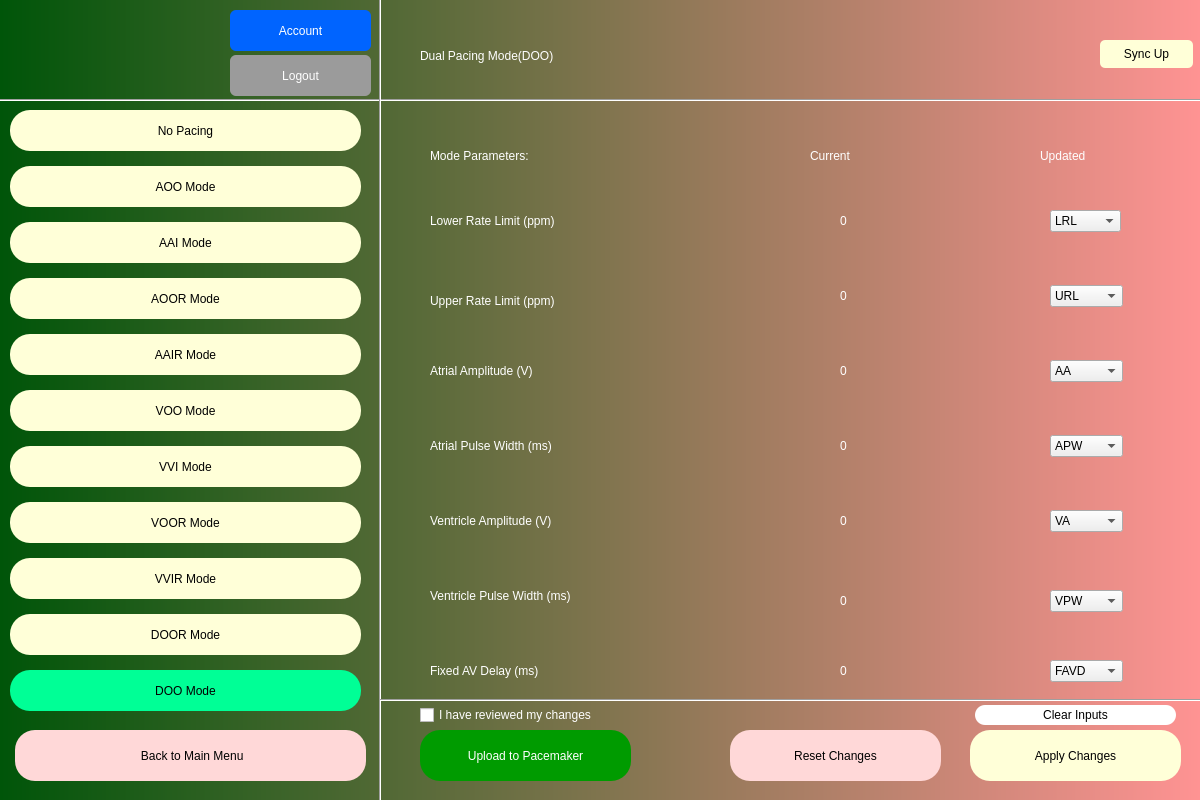
<?xml version="1.0" encoding="UTF-8"?>
<ui version="4.0">
 <class>Dialog</class>
 <widget class="QDialog" name="Dialog">
  <property name="geometry">
   <rect>
    <x>0</x>
    <y>0</y>
    <width>1200</width>
    <height>800</height>
   </rect>
  </property>
  <property name="windowTitle">
   <string>Dialog</string>
  </property>
  <widget class="QWidget" name="bgwidget" native="true">
   <property name="geometry">
    <rect>
     <x>0</x>
     <y>0</y>
     <width>1200</width>
     <height>800</height>
    </rect>
   </property>
   <property name="styleSheet">
    <string notr="true">QWidget#bgwidget{
background-color:qlineargradient(spread:pad, x1:0, y1:0.5, x2:1, y2:0.5, stop:0 rgba(0, 85, 9, 255), stop:1 rgba(255, 147, 147, 255));}</string>
   </property>
   <widget class="QLabel" name="label">
    <property name="geometry">
     <rect>
      <x>420</x>
      <y>0</y>
      <width>481</width>
      <height>111</height>
     </rect>
    </property>
    <property name="styleSheet">
     <string notr="true">font: 24pt &quot;Arial&quot;; color:rgb(255, 255, 255)
</string>
    </property>
    <property name="text">
     <string>Dual Pacing Mode(DOO)</string>
    </property>
   </widget>
   <widget class="QLabel" name="label_2">
    <property name="geometry">
     <rect>
      <x>430</x>
      <y>100</y>
      <width>451</width>
      <height>111</height>
     </rect>
    </property>
    <property name="styleSheet">
     <string notr="true">font: 18pt &quot;Arial&quot;; color:rgb(255, 255, 255)
</string>
    </property>
    <property name="text">
     <string>Mode Parameters:</string>
    </property>
   </widget>
   <widget class="QLabel" name="connected">
    <property name="geometry">
     <rect>
      <x>950</x>
      <y>30</y>
      <width>241</width>
      <height>51</height>
     </rect>
    </property>
    <property name="styleSheet">
     <string notr="true">font: 14pt &quot;Arial&quot;; color:rgb(0, 255, 0)
</string>
    </property>
    <property name="text">
     <string/>
    </property>
   </widget>
   <widget class="QLabel" name="disconnected">
    <property name="geometry">
     <rect>
      <x>950</x>
      <y>30</y>
      <width>241</width>
      <height>51</height>
     </rect>
    </property>
    <property name="styleSheet">
     <string notr="true">font: 14pt &quot;Arial&quot;; color:rgb(255, 0, 0)
</string>
    </property>
    <property name="text">
     <string/>
    </property>
   </widget>
   <widget class="QLabel" name="pacemaker_number">
    <property name="geometry">
     <rect>
      <x>10</x>
      <y>40</y>
      <width>241</width>
      <height>51</height>
     </rect>
    </property>
    <property name="styleSheet">
     <string notr="true">font: 10pt &quot;Arial&quot;; color:rgb(255,255,255)
</string>
    </property>
    <property name="text">
     <string/>
    </property>
   </widget>
   <widget class="QLabel" name="label_6">
    <property name="geometry">
     <rect>
      <x>430</x>
      <y>200</y>
      <width>231</width>
      <height>41</height>
     </rect>
    </property>
    <property name="styleSheet">
     <string notr="true">font: 12pt &quot;Arial&quot;; color:rgb(255, 255, 255)
</string>
    </property>
    <property name="text">
     <string>Lower Rate Limit (ppm)</string>
    </property>
   </widget>
   <widget class="QLabel" name="label_7">
    <property name="geometry">
     <rect>
      <x>430</x>
      <y>275</y>
      <width>211</width>
      <height>51</height>
     </rect>
    </property>
    <property name="styleSheet">
     <string notr="true">font: 12pt &quot;Arial&quot;; color:rgb(255, 255, 255)
</string>
    </property>
    <property name="text">
     <string>Upper Rate Limit (ppm)</string>
    </property>
   </widget>
   <widget class="QLabel" name="label_8">
    <property name="geometry">
     <rect>
      <x>430</x>
      <y>350</y>
      <width>261</width>
      <height>41</height>
     </rect>
    </property>
    <property name="styleSheet">
     <string notr="true">font: 12pt &quot;Arial&quot;; color:rgb(255, 255, 255)
</string>
    </property>
    <property name="text">
     <string>Atrial Amplitude (V)</string>
    </property>
   </widget>
   <widget class="QLabel" name="label_9">
    <property name="geometry">
     <rect>
      <x>430</x>
      <y>425</y>
      <width>211</width>
      <height>41</height>
     </rect>
    </property>
    <property name="styleSheet">
     <string notr="true">font: 12pt &quot;Arial&quot;; color:rgb(255, 255, 255)
</string>
    </property>
    <property name="text">
     <string>Atrial Pulse Width (ms)</string>
    </property>
   </widget>
   <widget class="QLabel" name="label_13">
    <property name="geometry">
     <rect>
      <x>810</x>
      <y>100</y>
      <width>451</width>
      <height>111</height>
     </rect>
    </property>
    <property name="styleSheet">
     <string notr="true">font: 14pt &quot;Arial&quot;; color:rgb(255, 255, 255)
</string>
    </property>
    <property name="text">
     <string>Current</string>
    </property>
   </widget>
   <widget class="QLabel" name="label_14">
    <property name="geometry">
     <rect>
      <x>1040</x>
      <y>100</y>
      <width>451</width>
      <height>111</height>
     </rect>
    </property>
    <property name="styleSheet">
     <string notr="true">font: 14pt &quot;Arial&quot;; color:rgb(255, 255, 255)
</string>
    </property>
    <property name="text">
     <string>Updated</string>
    </property>
   </widget>
   <widget class="Line" name="line">
    <property name="geometry">
     <rect>
      <x>-13</x>
      <y>90</y>
      <width>1321</width>
      <height>20</height>
     </rect>
    </property>
    <property name="orientation">
     <enum>Qt::Horizontal</enum>
    </property>
   </widget>
   <widget class="Line" name="line_2">
    <property name="geometry">
     <rect>
      <x>370</x>
      <y>-10</y>
      <width>21</width>
      <height>861</height>
     </rect>
    </property>
    <property name="orientation">
     <enum>Qt::Vertical</enum>
    </property>
   </widget>
   <widget class="QPushButton" name="ApplyChanges">
    <property name="geometry">
     <rect>
      <x>970</x>
      <y>730</y>
      <width>211</width>
      <height>51</height>
     </rect>
    </property>
    <property name="styleSheet">
     <string notr="true">border-radius: 20px;
color: rgb(0,0,0);
background-color: rgb(255, 255, 216);
font: 12pt &quot;Arial&quot;;</string>
    </property>
    <property name="text">
     <string>Apply Changes</string>
    </property>
   </widget>
   <widget class="QPushButton" name="ResetChanges">
    <property name="geometry">
     <rect>
      <x>730</x>
      <y>730</y>
      <width>211</width>
      <height>51</height>
     </rect>
    </property>
    <property name="styleSheet">
     <string notr="true">border-radius: 20px;
color: rgb(0,0,0);
background-color: rgb(255, 216, 216);
font: 12pt &quot;Arial&quot;;</string>
    </property>
    <property name="text">
     <string>Reset Changes</string>
    </property>
   </widget>
   <widget class="QCheckBox" name="checkBox">
    <property name="geometry">
     <rect>
      <x>420</x>
      <y>705</y>
      <width>191</width>
      <height>20</height>
     </rect>
    </property>
    <property name="styleSheet">
     <string notr="true">color: rgb(255,255,255)</string>
    </property>
    <property name="text">
     <string>I have reviewed my changes </string>
    </property>
   </widget>
   <widget class="QPushButton" name="aai">
    <property name="geometry">
     <rect>
      <x>10</x>
      <y>222</y>
      <width>351</width>
      <height>41</height>
     </rect>
    </property>
    <property name="styleSheet">
     <string notr="true">border-radius: 20px;
color: rgb(0,0,0);
background-color: rgb(255, 255, 216);
font: 12pt &quot;Arial&quot;;</string>
    </property>
    <property name="text">
     <string>AAI Mode</string>
    </property>
   </widget>
   <widget class="QLabel" name="LRL_Current">
    <property name="geometry">
     <rect>
      <x>840</x>
      <y>210</y>
      <width>71</width>
      <height>21</height>
     </rect>
    </property>
    <property name="styleSheet">
     <string notr="true">color: rgb(255,255,255);
font: 12pt &quot;MS Shell Dlg 2&quot;;</string>
    </property>
    <property name="text">
     <string>0</string>
    </property>
   </widget>
   <widget class="QLabel" name="URL_Current">
    <property name="geometry">
     <rect>
      <x>840</x>
      <y>285</y>
      <width>71</width>
      <height>21</height>
     </rect>
    </property>
    <property name="styleSheet">
     <string notr="true">color: rgb(255,255,255);
font: 12pt &quot;MS Shell Dlg 2&quot;;</string>
    </property>
    <property name="text">
     <string>0</string>
    </property>
   </widget>
   <widget class="QLabel" name="AA_Current">
    <property name="geometry">
     <rect>
      <x>840</x>
      <y>360</y>
      <width>71</width>
      <height>21</height>
     </rect>
    </property>
    <property name="styleSheet">
     <string notr="true">color: rgb(255,255,255);
font: 12pt &quot;MS Shell Dlg 2&quot;;</string>
    </property>
    <property name="text">
     <string>0</string>
    </property>
   </widget>
   <widget class="QLabel" name="APW_Current">
    <property name="geometry">
     <rect>
      <x>840</x>
      <y>435</y>
      <width>71</width>
      <height>21</height>
     </rect>
    </property>
    <property name="styleSheet">
     <string notr="true">color: rgb(255,255,255);
font: 12pt &quot;MS Shell Dlg 2&quot;;</string>
    </property>
    <property name="text">
     <string>0</string>
    </property>
   </widget>
   <widget class="QPushButton" name="aoo">
    <property name="geometry">
     <rect>
      <x>10</x>
      <y>166</y>
      <width>351</width>
      <height>41</height>
     </rect>
    </property>
    <property name="styleSheet">
     <string notr="true">border-radius: 20px;
color: rgb(0,0,0);

background-color: rgb(255, 255, 216);
font: 12pt &quot;Arial&quot;;</string>
    </property>
    <property name="text">
     <string>AOO Mode</string>
    </property>
   </widget>
   <widget class="QPushButton" name="logout">
    <property name="geometry">
     <rect>
      <x>230</x>
      <y>55</y>
      <width>141</width>
      <height>41</height>
     </rect>
    </property>
    <property name="styleSheet">
     <string notr="true">border-radius: 6px;

color: rgb(255,255,255);
background-color: rgb(155, 155, 155);
font: 75 12pt &quot;Arial&quot;;</string>
    </property>
    <property name="text">
     <string>Logout</string>
    </property>
   </widget>
   <widget class="QLabel" name="user_display">
    <property name="geometry">
     <rect>
      <x>10</x>
      <y>0</y>
      <width>161</width>
      <height>41</height>
     </rect>
    </property>
    <property name="styleSheet">
     <string notr="true">font: 12pt &quot;Arial&quot;; color:rgb(255, 255, 255)
</string>
    </property>
    <property name="text">
     <string/>
    </property>
   </widget>
   <widget class="QPushButton" name="account">
    <property name="geometry">
     <rect>
      <x>230</x>
      <y>10</y>
      <width>141</width>
      <height>41</height>
     </rect>
    </property>
    <property name="styleSheet">
     <string notr="true">border-radius: 6px;

color: rgb(255,255,255);
background-color: rgb(0, 100, 255);
font: 75 12pt &quot;Arial&quot;;</string>
    </property>
    <property name="text">
     <string>Account</string>
    </property>
   </widget>
   <widget class="QPushButton" name="voo">
    <property name="geometry">
     <rect>
      <x>10</x>
      <y>390</y>
      <width>351</width>
      <height>41</height>
     </rect>
    </property>
    <property name="styleSheet">
     <string notr="true">border-radius: 20px;
color: rgb(0,0,0);
background-color: rgb(255, 255, 216);
font: 12pt &quot;Arial&quot;;</string>
    </property>
    <property name="text">
     <string>VOO Mode</string>
    </property>
   </widget>
   <widget class="QPushButton" name="vvi">
    <property name="geometry">
     <rect>
      <x>10</x>
      <y>446</y>
      <width>351</width>
      <height>41</height>
     </rect>
    </property>
    <property name="styleSheet">
     <string notr="true">border-radius: 20px;
color: rgb(0,0,0);
background-color: rgb(255, 255, 216);
font: 12pt &quot;Arial&quot;;</string>
    </property>
    <property name="text">
     <string>VVI Mode</string>
    </property>
   </widget>
   <widget class="QLabel" name="INVALID">
    <property name="geometry">
     <rect>
      <x>960</x>
      <y>210</y>
      <width>81</width>
      <height>31</height>
     </rect>
    </property>
    <property name="styleSheet">
     <string notr="true">font: 8pt &quot;Arial&quot;; color:rgb(255, 0, 0)
</string>
    </property>
    <property name="text">
     <string/>
    </property>
   </widget>
   <widget class="QLabel" name="INVALID_2">
    <property name="geometry">
     <rect>
      <x>960</x>
      <y>285</y>
      <width>81</width>
      <height>31</height>
     </rect>
    </property>
    <property name="styleSheet">
     <string notr="true">font: 8pt &quot;Arial&quot;; color:rgb(255, 0, 0)
</string>
    </property>
    <property name="text">
     <string/>
    </property>
   </widget>
   <widget class="QLabel" name="INVALID_3">
    <property name="geometry">
     <rect>
      <x>960</x>
      <y>360</y>
      <width>61</width>
      <height>31</height>
     </rect>
    </property>
    <property name="styleSheet">
     <string notr="true">font: 8pt &quot;Arial&quot;; color:rgb(255, 0, 0)
</string>
    </property>
    <property name="text">
     <string/>
    </property>
   </widget>
   <widget class="QLabel" name="INVALID_4">
    <property name="geometry">
     <rect>
      <x>960</x>
      <y>435</y>
      <width>81</width>
      <height>31</height>
     </rect>
    </property>
    <property name="styleSheet">
     <string notr="true">font: 8pt &quot;Arial&quot;; color:rgb(255, 0, 0)
</string>
    </property>
    <property name="text">
     <string/>
    </property>
   </widget>
   <widget class="Line" name="line_3">
    <property name="geometry">
     <rect>
      <x>380</x>
      <y>690</y>
      <width>981</width>
      <height>20</height>
     </rect>
    </property>
    <property name="orientation">
     <enum>Qt::Horizontal</enum>
    </property>
   </widget>
   <widget class="QPushButton" name="update_pm">
    <property name="geometry">
     <rect>
      <x>420</x>
      <y>730</y>
      <width>211</width>
      <height>51</height>
     </rect>
    </property>
    <property name="styleSheet">
     <string notr="true">border-radius: 20px;
color: rgb(255,255,255);
background-color: rgb(0, 155, 0);
font: 12pt &quot;Arial&quot;;</string>
    </property>
    <property name="text">
     <string>Upload to Pacemaker</string>
    </property>
   </widget>
   <widget class="QLabel" name="INVALID_5">
    <property name="geometry">
     <rect>
      <x>610</x>
      <y>700</y>
      <width>241</width>
      <height>31</height>
     </rect>
    </property>
    <property name="styleSheet">
     <string notr="true">font: 8pt &quot;Arial&quot;; color:rgb(255, 0, 0)
</string>
    </property>
    <property name="text">
     <string/>
    </property>
   </widget>
   <widget class="QPushButton" name="Back">
    <property name="geometry">
     <rect>
      <x>15</x>
      <y>730</y>
      <width>351</width>
      <height>51</height>
     </rect>
    </property>
    <property name="styleSheet">
     <string notr="true">border-radius: 20px;
color: rgb(0,0,0);
background-color: rgb(255, 216, 216);
font: 12pt &quot;Arial&quot;;</string>
    </property>
    <property name="text">
     <string> Back to Main Menu</string>
    </property>
   </widget>
   <widget class="QComboBox" name="LRL">
    <property name="geometry">
     <rect>
      <x>1050</x>
      <y>210</y>
      <width>71</width>
      <height>22</height>
     </rect>
    </property>
    <item>
     <property name="text">
      <string>LRL</string>
     </property>
    </item>
    <item>
     <property name="text">
      <string>30</string>
     </property>
    </item>
    <item>
     <property name="text">
      <string>35</string>
     </property>
    </item>
    <item>
     <property name="text">
      <string>40</string>
     </property>
    </item>
    <item>
     <property name="text">
      <string>45</string>
     </property>
    </item>
    <item>
     <property name="text">
      <string>50</string>
     </property>
    </item>
    <item>
     <property name="text">
      <string>51</string>
     </property>
    </item>
    <item>
     <property name="text">
      <string>52</string>
     </property>
    </item>
    <item>
     <property name="text">
      <string>53</string>
     </property>
    </item>
    <item>
     <property name="text">
      <string>54</string>
     </property>
    </item>
    <item>
     <property name="text">
      <string>55</string>
     </property>
    </item>
    <item>
     <property name="text">
      <string>56</string>
     </property>
    </item>
    <item>
     <property name="text">
      <string>57</string>
     </property>
    </item>
    <item>
     <property name="text">
      <string>58</string>
     </property>
    </item>
    <item>
     <property name="text">
      <string>59</string>
     </property>
    </item>
    <item>
     <property name="text">
      <string>60</string>
     </property>
    </item>
    <item>
     <property name="text">
      <string>61</string>
     </property>
    </item>
    <item>
     <property name="text">
      <string>62</string>
     </property>
    </item>
    <item>
     <property name="text">
      <string>63</string>
     </property>
    </item>
    <item>
     <property name="text">
      <string>64</string>
     </property>
    </item>
    <item>
     <property name="text">
      <string>65</string>
     </property>
    </item>
    <item>
     <property name="text">
      <string>67</string>
     </property>
    </item>
    <item>
     <property name="text">
      <string>68</string>
     </property>
    </item>
    <item>
     <property name="text">
      <string>69</string>
     </property>
    </item>
    <item>
     <property name="text">
      <string>70</string>
     </property>
    </item>
    <item>
     <property name="text">
      <string>71</string>
     </property>
    </item>
    <item>
     <property name="text">
      <string>72</string>
     </property>
    </item>
    <item>
     <property name="text">
      <string>73</string>
     </property>
    </item>
    <item>
     <property name="text">
      <string>74</string>
     </property>
    </item>
    <item>
     <property name="text">
      <string>75</string>
     </property>
    </item>
    <item>
     <property name="text">
      <string>76</string>
     </property>
    </item>
    <item>
     <property name="text">
      <string>77</string>
     </property>
    </item>
    <item>
     <property name="text">
      <string>78</string>
     </property>
    </item>
    <item>
     <property name="text">
      <string>79</string>
     </property>
    </item>
    <item>
     <property name="text">
      <string>80</string>
     </property>
    </item>
    <item>
     <property name="text">
      <string>81</string>
     </property>
    </item>
    <item>
     <property name="text">
      <string>82</string>
     </property>
    </item>
    <item>
     <property name="text">
      <string>83</string>
     </property>
    </item>
    <item>
     <property name="text">
      <string>84</string>
     </property>
    </item>
    <item>
     <property name="text">
      <string>85</string>
     </property>
    </item>
    <item>
     <property name="text">
      <string>86</string>
     </property>
    </item>
    <item>
     <property name="text">
      <string>87</string>
     </property>
    </item>
    <item>
     <property name="text">
      <string>88</string>
     </property>
    </item>
    <item>
     <property name="text">
      <string>89</string>
     </property>
    </item>
    <item>
     <property name="text">
      <string>90</string>
     </property>
    </item>
    <item>
     <property name="text">
      <string>95</string>
     </property>
    </item>
    <item>
     <property name="text">
      <string>105</string>
     </property>
    </item>
    <item>
     <property name="text">
      <string>110</string>
     </property>
    </item>
    <item>
     <property name="text">
      <string>115</string>
     </property>
    </item>
    <item>
     <property name="text">
      <string>120</string>
     </property>
    </item>
    <item>
     <property name="text">
      <string>125</string>
     </property>
    </item>
    <item>
     <property name="text">
      <string>130</string>
     </property>
    </item>
    <item>
     <property name="text">
      <string>135</string>
     </property>
    </item>
    <item>
     <property name="text">
      <string>140</string>
     </property>
    </item>
    <item>
     <property name="text">
      <string>145</string>
     </property>
    </item>
    <item>
     <property name="text">
      <string>150</string>
     </property>
    </item>
    <item>
     <property name="text">
      <string>155</string>
     </property>
    </item>
    <item>
     <property name="text">
      <string>160</string>
     </property>
    </item>
    <item>
     <property name="text">
      <string>165</string>
     </property>
    </item>
    <item>
     <property name="text">
      <string>170</string>
     </property>
    </item>
    <item>
     <property name="text">
      <string>175</string>
     </property>
    </item>
   </widget>
   <widget class="QComboBox" name="URL">
    <property name="geometry">
     <rect>
      <x>1050</x>
      <y>285</y>
      <width>73</width>
      <height>22</height>
     </rect>
    </property>
    <item>
     <property name="text">
      <string>URL</string>
     </property>
    </item>
    <item>
     <property name="text">
      <string>50</string>
     </property>
    </item>
    <item>
     <property name="text">
      <string>55</string>
     </property>
    </item>
    <item>
     <property name="text">
      <string>60</string>
     </property>
    </item>
    <item>
     <property name="text">
      <string>65</string>
     </property>
    </item>
    <item>
     <property name="text">
      <string>70</string>
     </property>
    </item>
    <item>
     <property name="text">
      <string>75</string>
     </property>
    </item>
    <item>
     <property name="text">
      <string>80</string>
     </property>
    </item>
    <item>
     <property name="text">
      <string>85</string>
     </property>
    </item>
    <item>
     <property name="text">
      <string>90</string>
     </property>
    </item>
    <item>
     <property name="text">
      <string>95</string>
     </property>
    </item>
    <item>
     <property name="text">
      <string>100</string>
     </property>
    </item>
    <item>
     <property name="text">
      <string>105</string>
     </property>
    </item>
    <item>
     <property name="text">
      <string>110</string>
     </property>
    </item>
    <item>
     <property name="text">
      <string>115</string>
     </property>
    </item>
    <item>
     <property name="text">
      <string>120</string>
     </property>
    </item>
    <item>
     <property name="text">
      <string>125</string>
     </property>
    </item>
    <item>
     <property name="text">
      <string>130</string>
     </property>
    </item>
    <item>
     <property name="text">
      <string>135</string>
     </property>
    </item>
    <item>
     <property name="text">
      <string>140</string>
     </property>
    </item>
    <item>
     <property name="text">
      <string>145</string>
     </property>
    </item>
    <item>
     <property name="text">
      <string>150</string>
     </property>
    </item>
    <item>
     <property name="text">
      <string>155</string>
     </property>
    </item>
    <item>
     <property name="text">
      <string>160</string>
     </property>
    </item>
    <item>
     <property name="text">
      <string>165</string>
     </property>
    </item>
    <item>
     <property name="text">
      <string>170</string>
     </property>
    </item>
    <item>
     <property name="text">
      <string>175</string>
     </property>
    </item>
   </widget>
   <widget class="QComboBox" name="AA">
    <property name="geometry">
     <rect>
      <x>1050</x>
      <y>360</y>
      <width>73</width>
      <height>22</height>
     </rect>
    </property>
    <item>
     <property name="text">
      <string>AA</string>
     </property>
    </item>
    <item>
     <property name="text">
      <string>0.0</string>
     </property>
    </item>
    <item>
     <property name="text">
      <string>0.5</string>
     </property>
    </item>
    <item>
     <property name="text">
      <string>0.6</string>
     </property>
    </item>
    <item>
     <property name="text">
      <string>0.7</string>
     </property>
    </item>
    <item>
     <property name="text">
      <string>0.8</string>
     </property>
    </item>
    <item>
     <property name="text">
      <string>0.9</string>
     </property>
    </item>
    <item>
     <property name="text">
      <string>1.0</string>
     </property>
    </item>
    <item>
     <property name="text">
      <string>1.1</string>
     </property>
    </item>
    <item>
     <property name="text">
      <string>1.2</string>
     </property>
    </item>
    <item>
     <property name="text">
      <string>1.3</string>
     </property>
    </item>
    <item>
     <property name="text">
      <string>1.4</string>
     </property>
    </item>
    <item>
     <property name="text">
      <string>1.5</string>
     </property>
    </item>
    <item>
     <property name="text">
      <string>1.6</string>
     </property>
    </item>
    <item>
     <property name="text">
      <string>1.7</string>
     </property>
    </item>
    <item>
     <property name="text">
      <string>1.8</string>
     </property>
    </item>
    <item>
     <property name="text">
      <string>1.9</string>
     </property>
    </item>
    <item>
     <property name="text">
      <string>2.0</string>
     </property>
    </item>
    <item>
     <property name="text">
      <string>2.1</string>
     </property>
    </item>
    <item>
     <property name="text">
      <string>2.2</string>
     </property>
    </item>
    <item>
     <property name="text">
      <string>2.3</string>
     </property>
    </item>
    <item>
     <property name="text">
      <string>2.4</string>
     </property>
    </item>
    <item>
     <property name="text">
      <string>2.5</string>
     </property>
    </item>
    <item>
     <property name="text">
      <string>2.6</string>
     </property>
    </item>
    <item>
     <property name="text">
      <string>2.7</string>
     </property>
    </item>
    <item>
     <property name="text">
      <string>2.8</string>
     </property>
    </item>
    <item>
     <property name="text">
      <string>2.9</string>
     </property>
    </item>
    <item>
     <property name="text">
      <string>3.0</string>
     </property>
    </item>
    <item>
     <property name="text">
      <string>3.1</string>
     </property>
    </item>
    <item>
     <property name="text">
      <string>3.2</string>
     </property>
    </item>
    <item>
     <property name="text">
      <string>3.5</string>
     </property>
    </item>
    <item>
     <property name="text">
      <string>4.0</string>
     </property>
    </item>
    <item>
     <property name="text">
      <string>4.5</string>
     </property>
    </item>
    <item>
     <property name="text">
      <string>5.0</string>
     </property>
    </item>
    <item>
     <property name="text">
      <string>5.5</string>
     </property>
    </item>
    <item>
     <property name="text">
      <string>6.0</string>
     </property>
    </item>
    <item>
     <property name="text">
      <string>6.5</string>
     </property>
    </item>
    <item>
     <property name="text">
      <string>7.0</string>
     </property>
    </item>
   </widget>
   <widget class="QComboBox" name="APW">
    <property name="geometry">
     <rect>
      <x>1050</x>
      <y>435</y>
      <width>73</width>
      <height>22</height>
     </rect>
    </property>
    <item>
     <property name="text">
      <string>APW</string>
     </property>
    </item>
    <item>
     <property name="text">
      <string>1</string>
     </property>
    </item>
    <item>
     <property name="text">
      <string>2</string>
     </property>
    </item>
   </widget>
   <widget class="QPushButton" name="clear">
    <property name="geometry">
     <rect>
      <x>975</x>
      <y>705</y>
      <width>201</width>
      <height>20</height>
     </rect>
    </property>
    <property name="styleSheet">
     <string notr="true">border-radius: 10px;

color: rgb(0,0,0);
background-color: rgb(255, 255, 255);
font: 75 10pt &quot;Arial&quot;;</string>
    </property>
    <property name="text">
     <string>Clear Inputs</string>
    </property>
   </widget>
   <widget class="QPushButton" name="aoor">
    <property name="geometry">
     <rect>
      <x>10</x>
      <y>278</y>
      <width>351</width>
      <height>41</height>
     </rect>
    </property>
    <property name="styleSheet">
     <string notr="true">border-radius: 20px;
color: rgb(0,0,0);
background-color: rgb(255, 255, 216);
font: 12pt &quot;Arial&quot;;</string>
    </property>
    <property name="text">
     <string>AOOR Mode</string>
    </property>
   </widget>
   <widget class="QPushButton" name="voor">
    <property name="geometry">
     <rect>
      <x>10</x>
      <y>502</y>
      <width>351</width>
      <height>41</height>
     </rect>
    </property>
    <property name="styleSheet">
     <string notr="true">border-radius: 20px;
color: rgb(0,0,0);
background-color: rgb(255, 255, 216);
font: 12pt &quot;Arial&quot;;</string>
    </property>
    <property name="text">
     <string>VOOR Mode</string>
    </property>
   </widget>
   <widget class="QPushButton" name="aair">
    <property name="geometry">
     <rect>
      <x>10</x>
      <y>334</y>
      <width>351</width>
      <height>41</height>
     </rect>
    </property>
    <property name="styleSheet">
     <string notr="true">border-radius: 20px;
color: rgb(0,0,0);
background-color: rgb(255, 255, 216);
font: 12pt &quot;Arial&quot;;</string>
    </property>
    <property name="text">
     <string>AAIR Mode</string>
    </property>
   </widget>
   <widget class="QPushButton" name="vvir">
    <property name="geometry">
     <rect>
      <x>10</x>
      <y>558</y>
      <width>351</width>
      <height>41</height>
     </rect>
    </property>
    <property name="styleSheet">
     <string notr="true">border-radius: 20px;
color: rgb(0,0,0);
background-color: rgb(255, 255, 216);
font: 12pt &quot;Arial&quot;;</string>
    </property>
    <property name="text">
     <string>VVIR Mode</string>
    </property>
   </widget>
   <widget class="QPushButton" name="door">
    <property name="geometry">
     <rect>
      <x>10</x>
      <y>614</y>
      <width>351</width>
      <height>41</height>
     </rect>
    </property>
    <property name="styleSheet">
     <string notr="true">border-radius: 20px;
color: rgb(0,0,0);
background-color: rgb(255, 255, 216);
font: 12pt &quot;Arial&quot;;</string>
    </property>
    <property name="text">
     <string>DOOR Mode</string>
    </property>
   </widget>
   <widget class="QPushButton" name="doo">
    <property name="geometry">
     <rect>
      <x>10</x>
      <y>670</y>
      <width>351</width>
      <height>41</height>
     </rect>
    </property>
    <property name="styleSheet">
     <string notr="true">border-radius: 20px;
color: rgb(0,0,0);
background-color: rgb(0, 255, 150);

font: 12pt &quot;Arial&quot;;</string>
    </property>
    <property name="text">
     <string>DOO Mode</string>
    </property>
   </widget>
   <widget class="QLabel" name="label_10">
    <property name="geometry">
     <rect>
      <x>430</x>
      <y>500</y>
      <width>241</width>
      <height>41</height>
     </rect>
    </property>
    <property name="styleSheet">
     <string notr="true">font: 12pt &quot;Arial&quot;; color:rgb(255, 255, 255)
</string>
    </property>
    <property name="text">
     <string>Ventricle Amplitude (V)</string>
    </property>
   </widget>
   <widget class="QLabel" name="label_11">
    <property name="geometry">
     <rect>
      <x>430</x>
      <y>575</y>
      <width>291</width>
      <height>41</height>
     </rect>
    </property>
    <property name="styleSheet">
     <string notr="true">font: 12pt &quot;Arial&quot;; color:rgb(255, 255, 255)
</string>
    </property>
    <property name="text">
     <string>Ventricle Pulse Width (ms)</string>
    </property>
   </widget>
   <widget class="QLabel" name="VA_Current">
    <property name="geometry">
     <rect>
      <x>840</x>
      <y>510</y>
      <width>71</width>
      <height>21</height>
     </rect>
    </property>
    <property name="styleSheet">
     <string notr="true">color: rgb(255,255,255);
font: 12pt &quot;MS Shell Dlg 2&quot;;</string>
    </property>
    <property name="text">
     <string>0</string>
    </property>
   </widget>
   <widget class="QLabel" name="VPW_Current">
    <property name="geometry">
     <rect>
      <x>840</x>
      <y>590</y>
      <width>71</width>
      <height>21</height>
     </rect>
    </property>
    <property name="styleSheet">
     <string notr="true">color: rgb(255,255,255);
font: 12pt &quot;MS Shell Dlg 2&quot;;</string>
    </property>
    <property name="text">
     <string>0</string>
    </property>
   </widget>
   <widget class="QComboBox" name="VA">
    <property name="geometry">
     <rect>
      <x>1050</x>
      <y>510</y>
      <width>73</width>
      <height>22</height>
     </rect>
    </property>
    <item>
     <property name="text">
      <string>VA</string>
     </property>
    </item>
    <item>
     <property name="text">
      <string>0.0</string>
     </property>
    </item>
    <item>
     <property name="text">
      <string>0.5</string>
     </property>
    </item>
    <item>
     <property name="text">
      <string>0.6</string>
     </property>
    </item>
    <item>
     <property name="text">
      <string>0.7</string>
     </property>
    </item>
    <item>
     <property name="text">
      <string>0.8</string>
     </property>
    </item>
    <item>
     <property name="text">
      <string>0.9</string>
     </property>
    </item>
    <item>
     <property name="text">
      <string>1.0</string>
     </property>
    </item>
    <item>
     <property name="text">
      <string>1.1</string>
     </property>
    </item>
    <item>
     <property name="text">
      <string>1.2</string>
     </property>
    </item>
    <item>
     <property name="text">
      <string>1.3</string>
     </property>
    </item>
    <item>
     <property name="text">
      <string>1.4</string>
     </property>
    </item>
    <item>
     <property name="text">
      <string>1.5</string>
     </property>
    </item>
    <item>
     <property name="text">
      <string>1.6</string>
     </property>
    </item>
    <item>
     <property name="text">
      <string>1.7</string>
     </property>
    </item>
    <item>
     <property name="text">
      <string>1.8</string>
     </property>
    </item>
    <item>
     <property name="text">
      <string>1.9</string>
     </property>
    </item>
    <item>
     <property name="text">
      <string>2.0</string>
     </property>
    </item>
    <item>
     <property name="text">
      <string>2.1</string>
     </property>
    </item>
    <item>
     <property name="text">
      <string>2.2</string>
     </property>
    </item>
    <item>
     <property name="text">
      <string>2.3</string>
     </property>
    </item>
    <item>
     <property name="text">
      <string>2.4</string>
     </property>
    </item>
    <item>
     <property name="text">
      <string>2.5</string>
     </property>
    </item>
    <item>
     <property name="text">
      <string>2.6</string>
     </property>
    </item>
    <item>
     <property name="text">
      <string>2.7</string>
     </property>
    </item>
    <item>
     <property name="text">
      <string>2.8</string>
     </property>
    </item>
    <item>
     <property name="text">
      <string>2.9</string>
     </property>
    </item>
    <item>
     <property name="text">
      <string>3.0</string>
     </property>
    </item>
    <item>
     <property name="text">
      <string>3.1</string>
     </property>
    </item>
    <item>
     <property name="text">
      <string>3.2</string>
     </property>
    </item>
    <item>
     <property name="text">
      <string>3.5</string>
     </property>
    </item>
    <item>
     <property name="text">
      <string>4.0</string>
     </property>
    </item>
    <item>
     <property name="text">
      <string>4.5</string>
     </property>
    </item>
    <item>
     <property name="text">
      <string>5.0</string>
     </property>
    </item>
    <item>
     <property name="text">
      <string>5.5</string>
     </property>
    </item>
    <item>
     <property name="text">
      <string>6.0</string>
     </property>
    </item>
    <item>
     <property name="text">
      <string>6.5</string>
     </property>
    </item>
    <item>
     <property name="text">
      <string>7.0</string>
     </property>
    </item>
   </widget>
   <widget class="QComboBox" name="VPW">
    <property name="geometry">
     <rect>
      <x>1050</x>
      <y>590</y>
      <width>73</width>
      <height>22</height>
     </rect>
    </property>
    <item>
     <property name="text">
      <string>VPW</string>
     </property>
    </item>
    <item>
     <property name="text">
      <string>1</string>
     </property>
    </item>
    <item>
     <property name="text">
      <string>2</string>
     </property>
    </item>
   </widget>
   <widget class="QLabel" name="label_12">
    <property name="geometry">
     <rect>
      <x>430</x>
      <y>650</y>
      <width>291</width>
      <height>41</height>
     </rect>
    </property>
    <property name="styleSheet">
     <string notr="true">font: 12pt &quot;Arial&quot;; color:rgb(255, 255, 255)
</string>
    </property>
    <property name="text">
     <string>Fixed AV Delay (ms)</string>
    </property>
   </widget>
   <widget class="QLabel" name="FAVD_Current">
    <property name="geometry">
     <rect>
      <x>840</x>
      <y>660</y>
      <width>71</width>
      <height>21</height>
     </rect>
    </property>
    <property name="styleSheet">
     <string notr="true">color: rgb(255,255,255);
font: 12pt &quot;MS Shell Dlg 2&quot;;</string>
    </property>
    <property name="text">
     <string>0</string>
    </property>
   </widget>
   <widget class="QComboBox" name="FAVD">
    <property name="geometry">
     <rect>
      <x>1050</x>
      <y>660</y>
      <width>73</width>
      <height>22</height>
     </rect>
    </property>
    <item>
     <property name="text">
      <string>FAVD</string>
     </property>
    </item>
    <item>
     <property name="text">
      <string>70</string>
     </property>
    </item>
    <item>
     <property name="text">
      <string>80</string>
     </property>
    </item>
    <item>
     <property name="text">
      <string>90</string>
     </property>
    </item>
    <item>
     <property name="text">
      <string>100</string>
     </property>
    </item>
    <item>
     <property name="text">
      <string>110</string>
     </property>
    </item>
    <item>
     <property name="text">
      <string>120</string>
     </property>
    </item>
    <item>
     <property name="text">
      <string>130</string>
     </property>
    </item>
    <item>
     <property name="text">
      <string>140</string>
     </property>
    </item>
    <item>
     <property name="text">
      <string>150</string>
     </property>
    </item>
    <item>
     <property name="text">
      <string>160</string>
     </property>
    </item>
    <item>
     <property name="text">
      <string>170</string>
     </property>
    </item>
    <item>
     <property name="text">
      <string>180</string>
     </property>
    </item>
    <item>
     <property name="text">
      <string>190</string>
     </property>
    </item>
    <item>
     <property name="text">
      <string>200</string>
     </property>
    </item>
    <item>
     <property name="text">
      <string>210</string>
     </property>
    </item>
    <item>
     <property name="text">
      <string>220</string>
     </property>
    </item>
    <item>
     <property name="text">
      <string>230</string>
     </property>
    </item>
    <item>
     <property name="text">
      <string>240</string>
     </property>
    </item>
    <item>
     <property name="text">
      <string>250</string>
     </property>
    </item>
    <item>
     <property name="text">
      <string>260</string>
     </property>
    </item>
    <item>
     <property name="text">
      <string>270</string>
     </property>
    </item>
    <item>
     <property name="text">
      <string>280</string>
     </property>
    </item>
    <item>
     <property name="text">
      <string>290</string>
     </property>
    </item>
    <item>
     <property name="text">
      <string>300</string>
     </property>
    </item>
   </widget>
   <widget class="QLabel" name="INVALID_6">
    <property name="geometry">
     <rect>
      <x>960</x>
      <y>510</y>
      <width>81</width>
      <height>31</height>
     </rect>
    </property>
    <property name="styleSheet">
     <string notr="true">font: 8pt &quot;Arial&quot;; color:rgb(255, 0, 0)
</string>
    </property>
    <property name="text">
     <string/>
    </property>
   </widget>
   <widget class="QLabel" name="INVALID_7">
    <property name="geometry">
     <rect>
      <x>960</x>
      <y>590</y>
      <width>81</width>
      <height>31</height>
     </rect>
    </property>
    <property name="styleSheet">
     <string notr="true">font: 8pt &quot;Arial&quot;; color:rgb(255, 0, 0)
</string>
    </property>
    <property name="text">
     <string/>
    </property>
   </widget>
   <widget class="QLabel" name="INVALID_8">
    <property name="geometry">
     <rect>
      <x>960</x>
      <y>660</y>
      <width>81</width>
      <height>31</height>
     </rect>
    </property>
    <property name="styleSheet">
     <string notr="true">font: 8pt &quot;Arial&quot;; color:rgb(255, 0, 0)
</string>
    </property>
    <property name="text">
     <string/>
    </property>
   </widget>
   <widget class="QPushButton" name="no_pacing">
    <property name="geometry">
     <rect>
      <x>10</x>
      <y>110</y>
      <width>351</width>
      <height>41</height>
     </rect>
    </property>
    <property name="styleSheet">
     <string notr="true">border-radius: 20px;
color: rgb(0,0,0);
background-color: rgb(255, 255, 216);
font: 12pt &quot;Arial&quot;;</string>
    </property>
    <property name="text">
     <string>No Pacing</string>
    </property>
   </widget>
   <widget class="QPushButton" name="refresh">
    <property name="geometry">
     <rect>
      <x>1100</x>
      <y>40</y>
      <width>93</width>
      <height>28</height>
     </rect>
    </property>
    <property name="styleSheet">
     <string notr="true">background-color: rgb(255, 255, 216);
border-radius: 5px;</string>
    </property>
    <property name="text">
     <string>Sync Up</string>
    </property>
   </widget>
   <widget class="QLabel" name="conn_error">
    <property name="geometry">
     <rect>
      <x>950</x>
      <y>70</y>
      <width>191</width>
      <height>31</height>
     </rect>
    </property>
    <property name="styleSheet">
     <string notr="true">font: 8pt &quot;Arial&quot;; color:rgb(255, 0, 0)
</string>
    </property>
    <property name="text">
     <string/>
    </property>
   </widget>
  </widget>
 </widget>
 <resources/>
 <connections/>
</ui>
